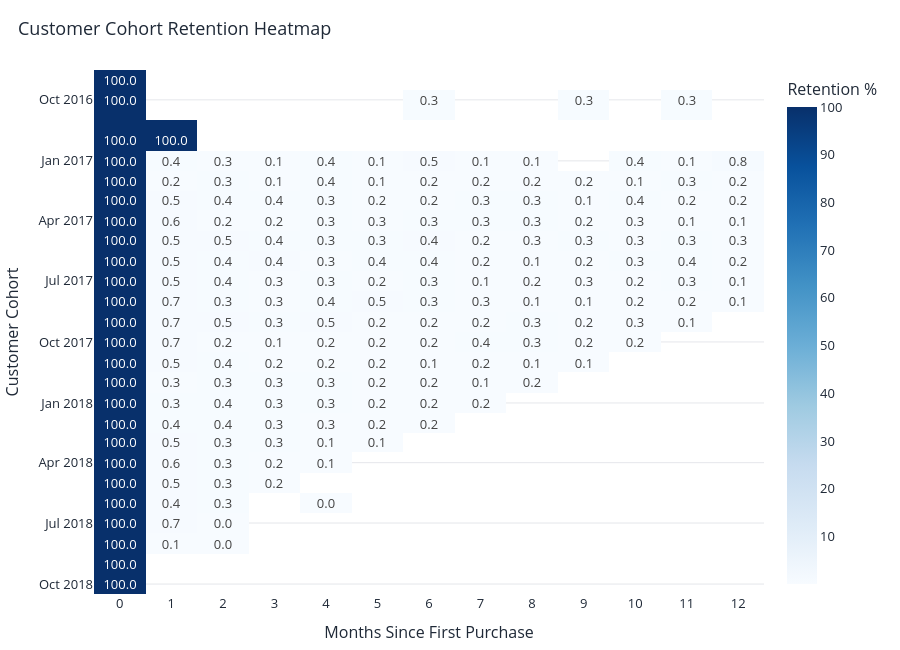

The cell this chart's notebook holds for it:
### Markdown cell above
# 11. Customer Cohort Retention Heatmap


Cohort analysis groups customers by their first purchase month.

Calculation logic:

```text
cohort month = customer's first purchase month
month 0 = first purchase month
month 1 = one month after first purchase
retention % = active customers in later month / customers in month 0
```

This chart is useful for understanding retention over time.

### Code cell
# ============================================================
# 12. CUSTOMER COHORT RETENTION HEATMAP
# ============================================================

# Keep only columns needed for cohort analysis.
cohort_df = df[["customer_unique_id", "order_id", "order_purchase_timestamp"]].dropna().copy()

# Convert purchase date into month period.
cohort_df["order_month"] = cohort_df["order_purchase_timestamp"].dt.to_period("M")

# Find the first purchase month for each customer.
cohort_df["cohort_month"] = cohort_df.groupby("customer_unique_id")["order_month"].transform("min")

# Calculate how many months passed since first purchase.
cohort_df["months_since_first_purchase"] = (
    (cohort_df["order_month"].dt.year - cohort_df["cohort_month"].dt.year) * 12
    + (cohort_df["order_month"].dt.month - cohort_df["cohort_month"].dt.month)
)

# Count unique customers for each cohort and month number.
cohort_counts = (
    cohort_df
    .groupby(["cohort_month", "months_since_first_purchase"])["customer_unique_id"]
    .nunique()
    .reset_index()
)

# Create matrix for heatmap.
# Rows are cohort months; columns are months since first purchase.
cohort_pivot = cohort_counts.pivot(
    index="cohort_month",
    columns="months_since_first_purchase",
    values="customer_unique_id"
)

# Convert counts into retention percentage.
cohort_retention = cohort_pivot.divide(cohort_pivot.iloc[:, 0], axis=0) * 100

# Limit to first 12 months for readability.
cohort_retention = cohort_retention.iloc[:, :13]

# Plotly cannot display pandas Period values directly.
# Convert index and columns to strings.
cohort_retention.index = cohort_retention.index.astype(str)
cohort_retention.columns = cohort_retention.columns.astype(str)

# Calculate average month-1 retention if month 1 exists.
if "1" in cohort_retention.columns:
    avg_month_1_retention = cohort_retention["1"].mean()
else:
    avg_month_1_retention = np.nan

# Create heatmap.
fig = px.imshow(
    cohort_retention,
    text_auto=".1f",
    aspect="auto",
    color_continuous_scale="Blues",
    labels={
        "x": "Months Since First Purchase",
        "y": "Customer Cohort",
        "color": "Retention %"
    }
)

# Label axes and colorbar.
fig.update_layout(
    xaxis_title="Months Since First Purchase",
    yaxis_title="Customer Cohort",
    coloraxis_colorbar_title="Retention %"
)

# Apply style and display.
fig = style_chart(fig, "Customer Cohort Retention Heatmap", height=650)
fig.show()

show_insight(
    "Cohort Retention Insight",
    [
        "Month 0 is always 100% because it is the first purchase month.",
        f"Average month-1 retention is {avg_month_1_retention:.1f}%." if not pd.isna(avg_month_1_retention) else "Month-1 retention could not be calculated.",
        "Low retention after month 0 means many customers do not return.",
    ],
    "Cohort analysis confirms whether retention is a structural issue over time, not just a one-time KPI."
)

### Figure 1 — Plotly figure (JSON) as saved in the notebook; plotly's stock layout.template omitted (floating-point values rounded to 4 significant figures; data arrays with more than 128 entries replaced by an {"elided": "..."} marker saying what was removed)
{"data": [{"coloraxis": "coloraxis", "hovertemplate": "Months Since First Purchase: %{x}<br>Customer Cohort: %{y}<br>Retention %: %{z}<extra></extra>", "name": "0", "texttemplate": "%{z:.1f}", "type": "heatmap", "x": ["0", "1", "2", "3", "4", "5", "6", "7", "8", "9", "10", "11", "12"], "xaxis": "x", "y": ["2016-09", "2016-10", "2016-12", "2017-01", "2017-02", "2017-03", "2017-04", "2017-05", "2017-06", "2017-07", "2017-08", "2017-09", "2017-10", "2017-11", "2017-12", "2018-01", "2018-02", "2018-03", "2018-04", "2018-05", "2018-06", "2018-07", "2018-08", "2018-09", "2018-10"], "yaxis": "y", "z": {"elided": "25x13 float values"}}], "layout": {"coloraxis": {"colorbar": {"title": {"text": "Retention %"}}, "colorscale": [[0, "rgb(247,251,255)"], [0.125, "rgb(222,235,247)"], [0.25, "rgb(198,219,239)"], [0.375, "rgb(158,202,225)"], [0.5, "rgb(107,174,214)"], [0.625, "rgb(66,146,198)"], [0.75, "rgb(33,113,181)"], [0.875, "rgb(8,81,156)"], [1, "rgb(8,48,107)"]]}, "font": {"color": "#1f2937", "size": 13}, "height": 650, "legend": {"orientation": "h", "y": 1.08}, "margin": {"b": 45, "l": 30, "r": 30, "t": 70}, "paper_bgcolor": "white", "plot_bgcolor": "white", "title": {"text": "Customer Cohort Retention Heatmap", "x": 0.02}, "xaxis": {"anchor": "y", "domain": [0, 1], "showgrid": false, "title": {"text": "Months Since First Purchase"}, "zeroline": false}, "yaxis": {"anchor": "x", "autorange": "reversed", "domain": [0, 1], "gridcolor": "#e5e7eb", "title": {"text": "Customer Cohort"}, "zeroline": false}}}
